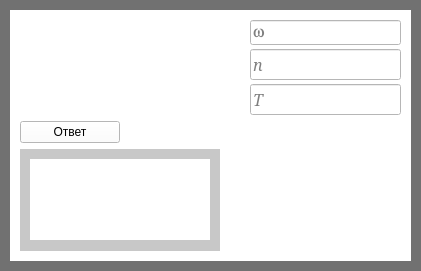
     <widget class="QWidget" name="widget_7" native="true">
      <property name="geometry">
       <rect>
        <x>40</x>
        <y>290</y>
        <width>421</width>
        <height>271</height>
       </rect>
      </property>
      <property name="styleSheet">
       <string notr="true">background-color: rgb(0, 0, 0);
background-color: rgb(113, 113, 113);</string>
      </property>
      <widget class="QWidget" name="widget_8" native="true">
       <property name="geometry">
        <rect>
         <x>10</x>
         <y>10</y>
         <width>401</width>
         <height>251</height>
        </rect>
       </property>
       <property name="styleSheet">
        <string notr="true">background-color: rgb(255, 255, 255);</string>
       </property>
       <widget class="QWidget" name="verticalLayoutWidget_21">
        <property name="geometry">
         <rect>
          <x>10</x>
          <y>0</y>
          <width>381</width>
          <height>241</height>
         </rect>
        </property>
        <layout class="QVBoxLayout" name="verticalLayout_24">
         <property name="topMargin">
          <number>10</number>
         </property>
         <item>
          <layout class="QHBoxLayout" name="horizontalLayout_12">
           <property name="spacing">
            <number>50</number>
           </property>
           <item>
            <widget class="QLabel" name="label_23">
             <property name="minimumSize">
              <size>
               <width>180</width>
               <height>0</height>
              </size>
             </property>
             <property name="styleSheet">
              <string notr="true">background-color: rgb(255, 255, 255);</string>
             </property>
             <property name="text">
              <string/>
             </property>
             <property name="pixmap">
              <pixmap>D:/Downloads/2018-12-07_16-56-00.jpg</pixmap>
             </property>
            </widget>
           </item>
           <item>
            <layout class="QVBoxLayout" name="verticalLayout_18">
             <property name="spacing">
              <number>4</number>
             </property>
             <item>
              <widget class="QLineEdit" name="lineEdit_19">
               <property name="minimumSize">
                <size>
                 <width>0</width>
                 <height>15</height>
                </size>
               </property>
               <property name="font">
                <font>
                 <family>Symbol</family>
                 <pointsize>12</pointsize>
                 <italic>false</italic>
                </font>
               </property>
               <property name="text">
                <string/>
               </property>
               <property name="placeholderText">
                <string>w</string>
               </property>
              </widget>
             </item>
             <item>
              <widget class="QLineEdit" name="lineEdit_38">
               <property name="minimumSize">
                <size>
                 <width>0</width>
                 <height>15</height>
                </size>
               </property>
               <property name="font">
                <font>
                 <family>Constantia</family>
                 <pointsize>12</pointsize>
                 <italic>true</italic>
                </font>
               </property>
               <property name="placeholderText">
                <string>n</string>
               </property>
              </widget>
             </item>
             <item>
              <widget class="QLineEdit" name="lineEdit_39">
               <property name="minimumSize">
                <size>
                 <width>0</width>
                 <height>15</height>
                </size>
               </property>
               <property name="font">
                <font>
                 <family>Constantia</family>
                 <pointsize>12</pointsize>
                 <italic>true</italic>
                </font>
               </property>
               <property name="placeholderText">
                <string>T</string>
               </property>
              </widget>
             </item>
            </layout>
           </item>
          </layout>
         </item>
         <item>
          <widget class="QPushButton" name="pushButton_11">
           <property name="minimumSize">
            <size>
             <width>100</width>
             <height>0</height>
            </size>
           </property>
           <property name="maximumSize">
            <size>
             <width>100</width>
             <height>16777215</height>
            </size>
           </property>
           <property name="text">
            <string>Ответ</string>
           </property>
          </widget>
         </item>
         <item>
          <widget class="QWidget" name="widget_35" native="true">
           <property name="maximumSize">
            <size>
             <width>200</width>
             <height>16777215</height>
            </size>
           </property>
           <property name="styleSheet">
            <string notr="true">background-color: rgb(200, 200, 200);</string>
           </property>
           <widget class="QLabel" name="label_5">
            <property name="geometry">
             <rect>
              <x>10</x>
              <y>10</y>
              <width>180</width>
              <height>81</height>
             </rect>
            </property>
            <property name="minimumSize">
             <size>
              <width>180</width>
              <height>0</height>
             </size>
            </property>
            <property name="maximumSize">
             <size>
              <width>180</width>
              <height>16777215</height>
             </size>
            </property>
            <property name="styleSheet">
             <string notr="true">background-color: rgb(255, 255, 255);</string>
            </property>
            <property name="text">
             <string/>
            </property>
           </widget>
          </widget>
         </item>
        </layout>
       </widget>
      </widget>
     </widget>
